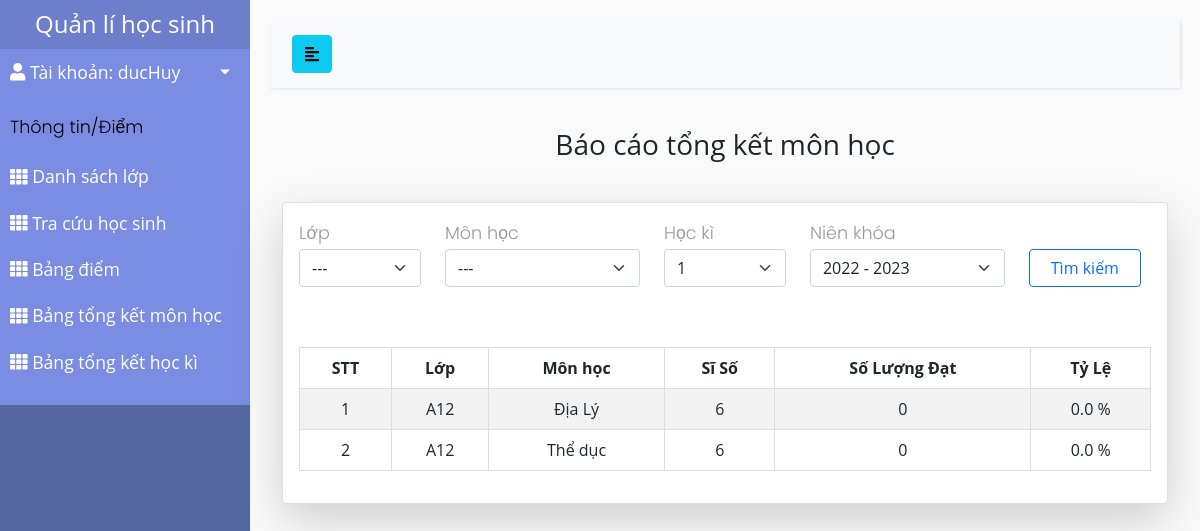
/baocaomonhoc/ (signed in), run on the app's committed database.
### studentMan/models.py (models this page shows, shortened)
class CustomUser(AbstractUser):
    USER_TYPE = (('1', "Admin"), ('2', "Teacher"), ('3', "Student"))
    SEX_CATELOGY = [("1", "Nam"), ("0", "Nữ")]
    now = datetime.now().strftime('%Y-%m-%d')
    username = models.CharField(max_length=200, unique=True)
    role = models.CharField(default='1', choices=USER_TYPE, max_length=1)
    is_active = models.BooleanField(default=True)
    is_staff = models.BooleanField(default=False)
    is_superuser = models.BooleanField(default=False)
    name = models.CharField(default='', max_length=200)
    dateOfBirth = models.DateTimeField(default=datetime.strptime(now,'%Y-%m-%d'))
    sex = models.CharField(default='1', choices=SEX_CATELOGY,max_length=1)
    phone = models.CharField(default='', max_length=20)
    email = models.EmailField(default='')
    address = models.TextField(default='')
    USERNAME_FIELD = "username"
    REQUIRED_FIELDS = []
    objects = CustomUserManager()
    def __str__(self):
        return self.username

class ClassOfSchool(models.Model):
    classId = models.CharField(max_length=10, null=False, unique=False)
    max_number = models.IntegerField(null=False)
    year = models.ForeignKey(Age, null=False, on_delete=models.CASCADE)

class Subject(models.Model):
    SubjectID = models.CharField(max_length=200, null=False, unique=True)
    name = models.CharField(max_length=200, null=False, unique=True)
    approved_mark = models.FloatField(null=False)
    year = models.ForeignKey(Age, null=False, on_delete=models.CASCADE)

### studentMan/views.py (the view)
# urls.py: path("baocaomonhoc/", views.baoCaoMH, name='baoCaoMH'),
@login_required(login_url='login')
def baoCaoMH(request):
    years = Age.objects.all()
    current_year = years.aggregate(Max('year'))
    return baoCaoMonHoc(request, '---', '---', 1, current_year['year__max'])

### studentMan/context_processors.py (called while the page is built)
def get_role(request):
    user = CustomUser.objects.filter(username=request.user.username)
    role = ""
    if len(user) != 0:
        role = CustomUser.USER_TYPE[int(user[0].role) - 1][1]
    return {'role': role}

### studentMan/report_child_classes.py (called while the page is built)
    def check_if_passed_subjects(self, student, subject, semester, year):
        mark = Mark.objects.filter(student=student,
                                   subject=subject,
                                   semester_mark=semester,
                                   subject__year__year=year)
        if len(mark) == 0:
            return -1
        mark = mark[0]
        return self.check_passed(mark, subject)

    def count_student_passed_a_subject(self, students, subject, semester, year):
        count = 0
        for student in students:
            checked = self.check_if_passed_subjects(student, subject, semester, year)
            if checked == -1:
                return -1
            elif checked == 1:
                count += 1
        return count

### studentMan/report_parent_class.py (called while the page is built)
    @staticmethod
    def remove_duplicate(list):
        met = []
        for i in list:
            if i.classId not in met:
                met.append(i.classId)
        return met

    def find_class_of_user(self, username, year):
        current_user = Teacher.objects.filter(user__username=username)
        if current_user:
            return current_user[0].classOfSchool.filter(year__year=year)
        current_user = Student.objects.filter(user__username=username)
        if current_user:
            return current_user[0].classOfSchool.filter(year__year=year)
        return ClassOfSchool.objects.filter(year__year=year)

    def get_average_mark(self, mark):
        return (mark.markFifteen + 2 * mark.markOne + 3 * mark.markFinal) / 6

    def check_passed(self, mark, subject):
        if (mark.markOne == None) or (mark.markFifteen == None) or (mark.markFinal == None):
            return -1
        if self.get_average_mark(mark) >= subject.approved_mark:
            return 1
        else:
            return 0

### studentMan/templates/admin_template/baoCaoMonHoc.html (shortened to what this page needs)
{% extends 'studentMan/base.html' %}
{% load static %}
{% block content %}
    <h3 class="label">Báo cáo tổng kết môn học</h3>
    <div class="card card-body shadow-lg">
        <form method="get" class="main_form-header">
            <div class="main_form_class row">
                <div class="main_form_title col-lg-2">
                    <p>Lớp</p>
                </div>
                <div class="main_form_title col-lg-3">
                    <p>Môn học</p>
                </div>
                <div class="main_form_title col-lg-2">
                    <p>Học kì</p>
                </div>
                <div class="main_form_title col-lg-3">
                    <p>Niên khóa</p>
                </div>
            </div>
            <div class="main_form_class row">
                <div class="main_form_select col-lg-2">
                    <select id="class_select" class="form-select" aria-label="Default select example">
                        <option>---</option>
                    </select>
                </div>
                <div class="main_form_select col-lg-3">
                    <select id="subject_select" class="form-select" aria-label="Default select example">
                        <option>---</option>
                    </select>
                </div>
                <div class="main_form_select col-lg-2">
                    <select id="semester_select" class="form-select" aria-label="Default select example">
                        <option>1</option>
                    </select>
                </div>
                <div class="main_form_select col-lg-3">
                    <select id="year_select" class="form-select" aria-label="Default select example">
                        {% for year in years %}
                            <option>{{ year.year }}</option>
                        {% endfor %}
                    </select>
                </div>
                <div class="col-lg-2">
                    <button id='search' type="button" class="btn btn-outline-primary col-lg-11">Tìm kiếm</button>
                </div>
            </div>
        </form>
        <table class="table">
            <tr>
                <th>STT</th>
                <th>Lớp</th>
                <th>Môn học</th>
                <th>Sĩ Số</th>
                <th>Số Lượng Đạt</th>
                <th>Tỷ Lệ</th>
            </tr>
            {% for report in reports %}
                <tr>
                    <td>{{ forloop.counter }}</td>
                    <td>{{ report.class_id }}</td>
                    <td>{{ report.subject }}</td>
                    <td>{{ report.student_number }}</td>
                    <td>{{ report.passed_number }}</td>
                    <td>{{ report.passed_rate }} %</td>
                </tr>
            {% endfor %}
        </table>
    </div>
{% endblock content %}

### studentMan/templates/studentMan/sidebar_template.html (shortened to what this page needs)
{% load static %}
<aside>
    <div class="sidebar-header" style="padding: 10px 20px">
        <a href="{% url 'admin_home' %}" class="brand-link">
            <h4 class="HEADER" style="margin: 0">Quản lí học sinh</h4>
        </a>
    </div>
    <link rel="stylesheet" href="{% static './css/roles.css' %}">
    <nav>
        <ul class="list-unstyled components">
            <li class="info">
                <a href="#profileMunu" data-toggle="collapse" aria-expanded="false" class="dropdown-toggle mb-2">
                    <i class="nav-icon fas fa-user"></i>
                    Tài khoản: {{user}}
                </a>
            </li>
            <div class="sidebar-content"><p>Thông tin/Điểm</p></div>
            {% if role == 'Admin' or role == 'Teacher' %}
                <li>
                    {% url 'dsLop' as dsLop %}
                    <a href="{{ dsLop }}" class="{% if dsLop == request.path %} active {% endif %}">
                        <i class="nav-icon fas fa-th"></i>
                        <span>Danh sách lớp</span>
                    </a>
                </li>
            {%endif%}
            {% if role == 'Admin' or role == 'Teacher' %}
                <li>
                    {% url 'chonNienKhoaTraCuu' as chonNienKhoaTraCuu %}
                    <a href="{{ chonNienKhoaTraCuu }}"
                        class="{% if chonNienKhoaTraCuu == request.path %} active {% endif %}">
                        <i class="nav-icon fas fa-th"></i>
                        <span>
                    Tra cứu học sinh
                </span>
                    </a>
                </li>
            {% endif %}
            {% if role == 'Admin' %}
                <li>
                    {% url 'bangDiem' as bangDiem %}
                    <a href="{{ bangDiem }}"
                        class="{% if bangDiem == request.path %} active {% endif %}">
                        <i class="nav-icon fas fa-th"></i>
                        <span>
                        Bảng điểm
                    </span>
                    </a>
                </li>
            {% elif role == 'Teacher' %}
                <li>
                    {% url 'bangDiemGV' as bangDiemGV %}
                    <a href="{{ bangDiemGV }}">
                        <i class="nav-icon fas fa-th"></i>
                        <span>
                        Bảng điểm
                    </span>
                    </a>
                </li>
            {%endif%}
            {% if role == 'Admin' %}
            <li>
                <a href="#summarySubmenu" data-toggle="collapse" aria-expanded="false" class="dropdown-toggle">
                    <i class="nav-icon fas fa-th"></i>
                    <span>
                    Bảng tổng kết
                </span>
                </a>
                <ul class="collapse list-unstyled" id="summarySubmenu">
                    <li>
                        {% url 'baoCaoMH' as mon_hoc %}
                        <a href="{{ mon_hoc }}" class="{% if mon_hoc == request.path %} active {% endif %}">Môn
                            học</a>
                    </li>
                    <li>
                        {% url 'baoCaoHocKi' as hoc_ki %}
                        <a href="{{ hoc_ki }}" class="{% if hoc_ki == request.path %} active {% endif %}">Học kì</a>
                    </li>
                </ul>
            </li>
            {% else %}
            <li class="nav-item">
                {% url 'baoCaoMH' as mon_hoc %}
                <a href="{{ mon_hoc }}">
                    <i class="nav-icon fas fa-th"></i>
                    <span>Bảng tổng kết môn học</span>
                </a>
            </li>
            <li class="nav-item">
                {% url 'baoCaoHocKi' as hoc_ki %}
                <a href="{{ hoc_ki }}">
                    <i class="nav-icon fas fa-th"></i>
                    <span>Bảng tổng kết học kì</span>
                </a>
            </li>
            {%endif%}
        </ul>
    </nav>
</aside>

### static/css/styles.css (style rules this page uses)
body { font-family: "Open Sans", sans-serif; background: #fafafa; position: relative }
p { font-family: 'Poppins', sans-serif; font-size: 1.1em; font-weight: 300; line-height: 1.7em; color: #999; }
a, a:hover, a:focus { color: inherit; text-decoration: none; transition: all 0.3s; }
#sidebar .sidebar-header { padding: 20px; background: #6d7fcc; }
#sidebar .sidebar-content { color: #000; }
#sidebar ul.components { padding: 20px 0; border-bottom: 1px solid #47748b; }
#sidebar ul p { color: #000; padding: 10px; margin-bottom: 0; }
#sidebar ul li a { padding: 10px; font-size: 1.1em; display: block; }
a[data-toggle="collapse"] { position: relative; }
.dropdown-toggle::after { display: block; position: absolute; top: 50%; right: 20px; transform: translateY(-50%); }
#content .label { text-align: center; margin-bottom: 40px; }

### static/css/styles_table.css (style rules this page uses)
table, td, th { border: 1px solid #ddd; text-align: center; }
table { border-collapse: collapse; width: 100%; }
th, td { padding: 15px; }
tr:nth-child(even) { background-color: #f2f2f2; }
.main_form-header { margin-bottom: 60px; }
.main_form_title { display: flex; flex-direction: column; justify-content: center; }
.main_form_title p { margin: 0; }

### static/css/roles.css (style rules this page uses)
.HEADER { text-align: center; }
.list-unstyled.components { padding-top: 0 !important; background-color: #7A8DE3FF; }

### data on the page
CustomUser: username "ducHuy"
ClassOfSchool: class_id "A12" "A12"
Subject: subject "Địa Lý"
Subject: subject "Thể dục"

### other printed values
{{ report.student_number }} "6" "6"
{{ report.passed_number }} "0" "0"
{{ report.passed_rate }} "0.0" "0.0"
form field value "2022 - 2023"
